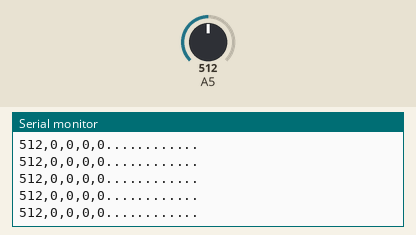
Bench run of a sketch on a simulated Arduino Uno, built with avr-gcc and run on an emulated ATmega328P. Shown: the last lines printed to the serial monitor. Inputs (shaded band) come from the test bench; at power-on: A5 = 512.

Above: at 4.2 s.
4.3 s: A5 set to 109
At 4.32 s:
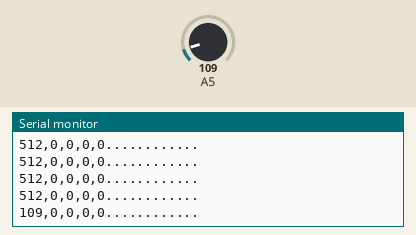
5.8 s: A5 set to 94
At 5.84 s:
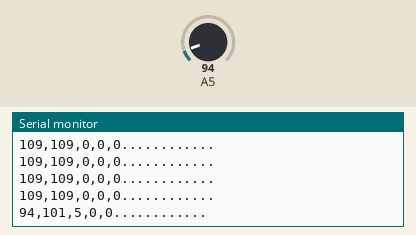
Timing chart, 0 to 8.8 s (numbered marks = the images above; inputs shaded):
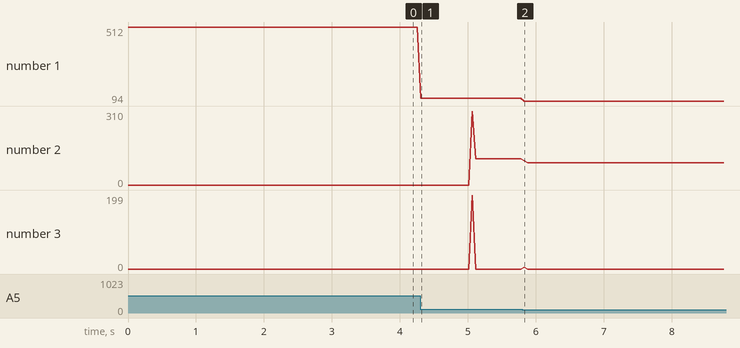

The sketch:

RuidoSimplesSerial.ino
```cpp
#include <Csuporte.h>
#include <SensorRuido.h>


int PA_SENSOR_DE_RUIDO = A5;

SensorRuido sensorRuido(PA_SENSOR_DE_RUIDO);

void setup() {
   Serial.begin(9600);
}

// the loop routine runs over and over again forever:
void loop() {
  sensorRuido.atualizaRuido();
  Serial.print(sensorRuido.getVolume());
  Serial.print(",");
  Serial.print(sensorRuido.getMediaVolume());
  Serial.print(",");
  Serial.print(sensorRuido.getDesvioPadrao());
  Serial.print(",");
  Serial.print(sensorRuido.getSomaDesvioPadrao());
  Serial.print(",");
  Serial.print(sensorRuido.getMediaDesvioPadrao());
  Serial.println("............");

  delay(50);
}
```

Measured:
- after the input at 4.3 s, the serial monitor: prints a new line at once (image 1)
- after the input at 5.8 s, the serial monitor: prints a new line at once (image 2)
- plotted number 1: 512 → 109 after the input at 4.3 s, 109 → 94 after the input at 5.8 s
- plotted number 2: 0 → 109 after the input at 4.3 s, 109 → 94 after the input at 5.8 s
